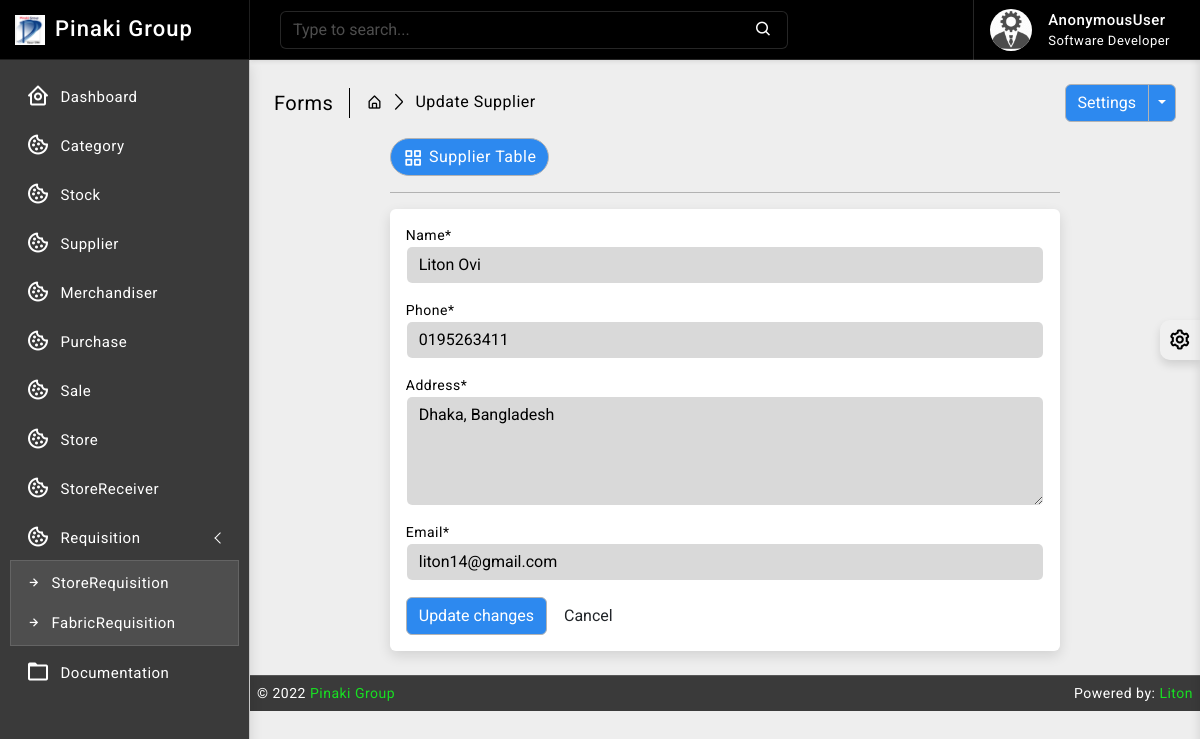
Before: /supplier/1/edit with the older database file.
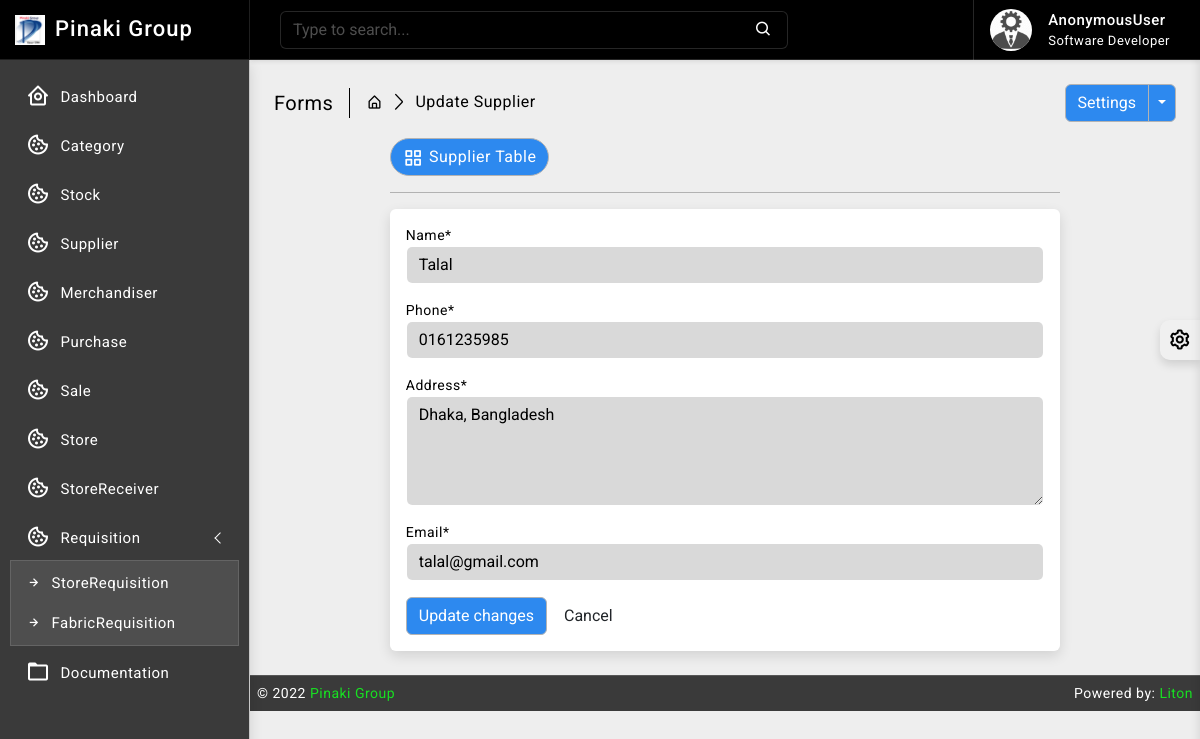
After: the same page with the newer database file.
### supplier/models.py (models this page shows, shortened)
class Supplier(models.Model):
    id = models.AutoField(primary_key=True)
    name = models.CharField(max_length=150)
    phone = models.CharField(max_length=12, unique=True)
    address = models.CharField(max_length=200)
    email = models.EmailField(max_length=254, unique=True)
    is_deleted = models.BooleanField(default=False)

### supplier/views.py (the view)
# urls.py: path('<int:pk>/edit', views.SupplierUpdateView.as_view(), name='supplier_update'),
class SupplierUpdateView(SuccessMessageMixin, UpdateView):                                 # updateview class to edit stock, mixin used to display message
    model = Supplier                                                                       # setting 'Stock' model as model
    form_class = SupplierForm                                                              # setting 'StockForm' form as form
    template_name = "supplier/update.html"                                                 # 'edit_stock.html' used as the template
    success_url = '/supplier'                                                              # redirects to 'inventory' page in the url after submitting the form
    success_message = "Supplier details has been updated successfully"                             # displays message when form is submitted
    def get_context_data(self, **kwargs):                                               # used to send additional context
        context = super().get_context_data(**kwargs)
        return context

### supplier/forms.py
class SupplierForm(forms.ModelForm):
    def __init__(self, *args, **kwargs):
        super().__init__(*args, **kwargs)
        self.fields['name'].widget.attrs.update({'class': 'textinput form-control', 'pattern' : '[a-zA-Z\s]{1,50}', 'title' : 'Alphabets and Spaces only'})
        self.fields['phone'].widget.attrs.update({'class': 'textinput form-control', 'maxlength': '10', 'pattern' : '[0-9]{10}', 'title' : 'Numbers only'})
        self.fields['email'].widget.attrs.update({'class': 'textinput form-control'})
    class Meta:
        model = Supplier
        fields = ['name', 'phone', 'address', 'email']
        widgets = {
            'address' : forms.Textarea(attrs = {'class' : 'textinput form-control','rows'  : '4'})
        }

### templates/supplier/update.html (shortened to what this page needs)
{% extends 'base/base.html' %}
{% block body %}
{% load crispy_forms_tags %}
{% load static %}
<div class="page-wrapper">
	<div class="page-content">
		<div class="page-breadcrumb d-none d-sm-flex align-items-center mb-3">
			<div class="breadcrumb-title pe-3">Forms</div>
			<div class="ps-3">
				<nav aria-label="breadcrumb">
					<ol class="breadcrumb mb-0 p-0">
						<li class="breadcrumb-item">
							<a href="#">
								<i class="bx bx-home-alt"></i>
							</a>
						</li>
						<li class="breadcrumb-item active" aria-current="page">Update Supplier</li>
					</ol>
				</nav>
			</div>
			<div class="ms-auto">
				<div class="btn-group">
					<button type="button" class="btn btn-light">Settings</button>
					<button type="button" class="btn btn-light dropdown-toggle dropdown-toggle-split" data-bs-toggle="dropdown">
					</button>
				</div>
			</div>
		</div>
		<div class="row">
			<div class="col-xl-9 mx-auto">
				<div class="ms-auto">
					<a href="{% url 'supplier_read' %}" class="btn btn-light radius-30 mt-2 mt-lg-0">
						<i class="bx bx-grid-alt"></i>Supplier Table
					</a>
				</div>
				<hr/>
				<div class="card">
					<div class="card-body">
						<form class="row g-3" method="POST">
								<div class="col-sm-12">
									<div class="controls">
										{{ form.name|as_crispy_field }}
									</div>
								</div><br>
								<div class="col-sm-12">
									<div class="controls">
										{{ form.phone|as_crispy_field }}
									</div>
								</div><br>
                                <div class="col-sm-12">
									<div class="controls">
										{{ form.address|as_crispy_field }}
									</div>
								</div><br>
                                <div class="col-sm-12">
									<div class="controls">
										{{ form.email|as_crispy_field }}
									</div>
								</div><br>
							<div class="form-actions">
								<button type="submit" class="btn btn-light">Update changes</button>
								<button type="reset" class="btn">Cancel</button>
							</div>
						</form>
					</div>
				</div>
			</div>
		</div>
	</div>
</div>
{% endblock body %}

Changed rows visible on the page:
changed Supplier "Dhaka, Bangladesh": name "Liton Ovi" → "Talal"; phone "0195263411" → "0161235985"; email "liton14@gmail.com" → "talal@gmail.com"
